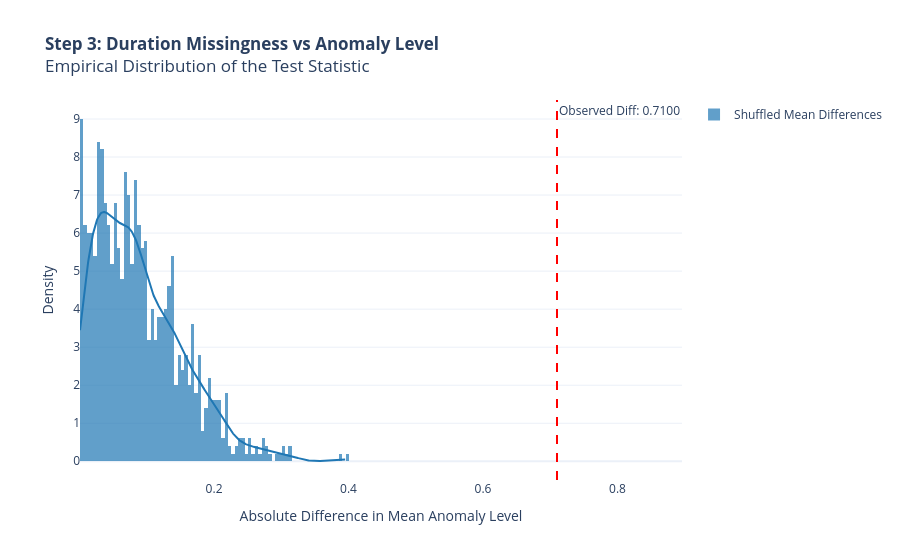

Notebook code cell kept with this figure:
### Code cell
clean_df = df_cleaned.dropna(subset=['ANOMALY.LEVEL']).copy()
m_obs = clean_df.loc[clean_df['duration_missing'] == True, 'ANOMALY.LEVEL'].mean()
nm_obs = clean_df.loc[clean_df['duration_missing'] == False, 'ANOMALY.LEVEL'].mean()
observed_diff = abs(m_obs - nm_obs)

diffs = []
for _ in range(1000):
    shuffled_labels = clean_df['duration_missing'].sample(frac=1, replace=False).values
    m = clean_df.loc[shuffled_labels, 'ANOMALY.LEVEL'].mean()
    nm = clean_df.loc[~shuffled_labels, 'ANOMALY.LEVEL'].mean()
    diffs.append(abs(m - nm))

fig_dist = ff.create_distplot(
    [diffs], 
    ['Shuffled Mean Differences'], 
    show_hist=True, 
    show_rug=False,
    bin_size=0.005
)

fig_dist.add_vline(
    x=observed_diff, 
    line_dash="dash", 
    line_color="red", 
    annotation_text=f"Observed Diff: {observed_diff:.4f}",
    annotation_position="top right"
)

fig_dist.update_layout(
    title="<b>Step 3: Duration Missingness vs Anomaly Level</b><br>Empirical Distribution of the Test Statistic",
    xaxis_title="Absolute Difference in Mean Anomaly Level",
    yaxis_title="Density",
    template="plotly_white"
)

fig_dist.show()

### Figure 1 — Plotly figure (JSON) as saved in the notebook; plotly's stock layout.template omitted (floating-point values rounded to 4 significant figures; data arrays with more than 128 entries replaced by an {"elided": "..."} marker saying what was removed)
{"data": [{"autobinx": false, "histnorm": "probability density", "legendgroup": "Shuffled Mean Differences", "marker": {"color": "rgb(31, 119, 180)"}, "name": "Shuffled Mean Differences", "opacity": 0.7, "type": "histogram", "x": {"elided": "1000 float values"}, "xaxis": "x", "xbins": {"end": 0.3958, "size": 0.005, "start": 0.0006868}, "yaxis": "y"}, {"legendgroup": "Shuffled Mean Differences", "marker": {"color": "rgb(31, 119, 180)"}, "mode": "lines", "name": "Shuffled Mean Differences", "showlegend": false, "type": "scatter", "x": {"elided": "500 float values"}, "xaxis": "x", "y": {"elided": "500 float values"}, "yaxis": "y"}], "layout": {"annotations": [{"showarrow": false, "text": "Observed Diff: 0.7100", "x": 0.71, "xanchor": "left", "xref": "x", "y": 1, "yanchor": "top", "yref": "y domain"}], "barmode": "overlay", "hovermode": "closest", "legend": {"traceorder": "reversed"}, "shapes": [{"line": {"color": "red", "dash": "dash"}, "type": "line", "x0": 0.71, "x1": 0.71, "xref": "x", "y0": 0, "y1": 1, "yref": "y domain"}], "title": {"text": "<b>Step 3: Duration Missingness vs Anomaly Level</b><br>Empirical Distribution of the Test Statistic"}, "xaxis": {"anchor": "y2", "domain": [0, 1], "title": {"text": "Absolute Difference in Mean Anomaly Level"}, "zeroline": false}, "yaxis": {"anchor": "free", "domain": [0, 1], "position": 0, "title": {"text": "Density"}}}}
